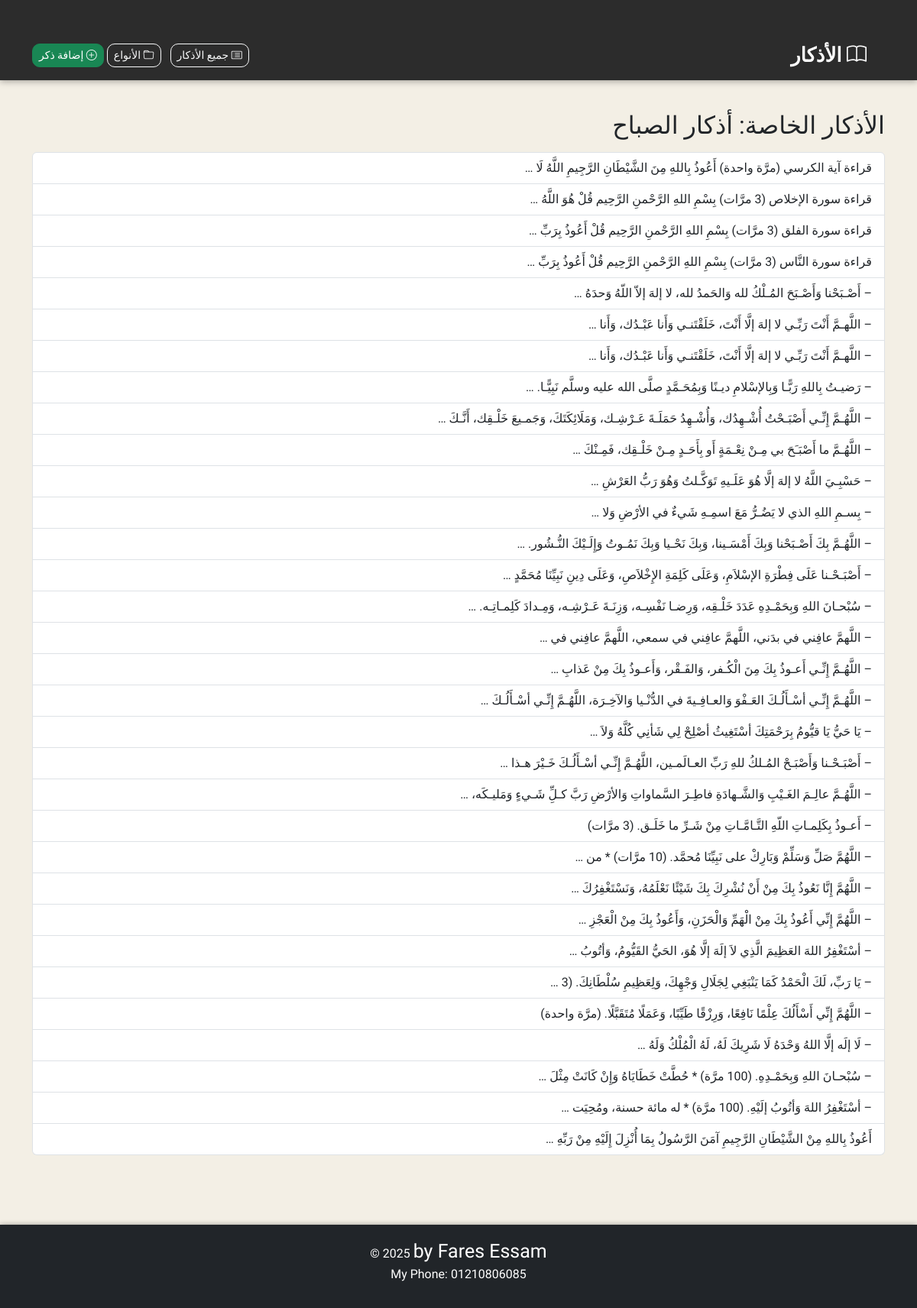
Page /category/1/ on the committed database.
### azkar/models.py (models this page shows, shortened)
class Category(models.Model):
    name = models.CharField(max_length=50)

class Dhikr(models.Model):
    text = models.TextField()
    category = models.ForeignKey(Category, on_delete=models.CASCADE)

### azkar/views.py (the view)
# urls.py: path('category/<int:cat_id>/', dhikr_by_category, name='dhikr_by_category'),
def dhikr_by_category(request, cat_id):
    category = get_object_or_404(Category, id=cat_id)
    dhikr_list = Dhikr.objects.filter(category=category)
    return render(request, "dhikr_by_category.html",
                    {"category": category, "dhikr": dhikr_list})

### azkar/templates/dhikr_by_category.html
{% extends "base.html" %} {% block content %}
<h2 class="mb-3">الأذكار الخاصة: {{ category.name }}</h2>
<div class="list-group">
  {% for item in dhikr %}
  <a
    href="{% url 'dhikr_detail' item.id %}"
    class="list-group-item list-group-item-action"
  >
    {{ item.text|truncatewords:12 }}
  </a>
  {% endfor %}
</div>
{% endblock %}

### azkar/templates/base.html (shortened to what this page needs)
<!DOCTYPE html>
<html lang="ar" dir="rtl">
  <head>
    <link
      href="https://cdn.jsdelivr.net/npm/bootstrap@5.3.3/dist/css/bootstrap.min.css"
      rel="stylesheet"
    />
    <link
      href="https://cdn.jsdelivr.net/npm/bootstrap-icons@1.11.3/font/bootstrap-icons.css"
      rel="stylesheet"
    />
  </head>
  <body>
    <nav class="navbar navbar-expand-lg navbar-dark mb-4">
      <div class="container">
        <span class="navbar-brand">
          <i class="bi bi-book me-2"></i> الأذكار
        </span>
        <div>
          <a class="btn btn-outline-light btn-sm me-2" href="/all_dhikr">
            <i class="bi bi-card-list"></i>
            جميع الأذكار
          </a>
          <a class="btn btn-outline-light btn-sm me-2" href="/">
            <i class="bi bi-folder"></i>
            الأنواع
          </a>
          <a class="btn btn-success btn-sm" href="/add/">
            <i class="bi bi-plus-circle"></i>
            إضافة ذكر
          </a>
        </div>
      </div>
    </nav>
    <div class="container">{% block content %} {% endblock %}</div>
    <footer class="bg-dark text-white text-center py-3 fixed-bottom">
      <p>
        &copy; 2025 <span>by Fares Essam</span>
        <br />
      </p>
    </footer>
    <footer class="bg-dark text-white text-center py-3 fixed-bottom">
      <p>
        &copy; 2025 <span>by Fares Essam</span>
        <br />
        My Phone: 01210806085
      </p>
    </footer>
  </body>
</html>

### azkar/templates/base.html (style rules this page uses)
body { background-color: #f3efe5; font-family: "Amiri", serif; }
.navbar { background-color: #2c2c2c !important; box-shadow: 0 2px 8px rgba(0, 0, 0, 0.3); }
.navbar-brand { font-size: 26px; font-weight: bold; }
.btn { border-radius: 10px; }
.container { margin-top: 40px; }
footer { direction: ltr !important; box-shadow: 0 2px 8px rgba(0, 0, 0, 0.3); }
footer span { font-size: 25px; }

### rows in the picture
Category: name "أذكار الصباح"
Dhikr: text "قراءة آية الكرسي (مرَّة واحدة) أَعُوذُ بِاللهِ مِنَ الشَّيْطَانِ الرَّجِيمِ اللَّهُ لَا …"
Dhikr: text "قراءة سورة الإخلاص (3 مرَّات) بِسْمِ اللهِ الرَّحْمنِ الرَّحِيم قُلْ هُوَ اللَّهُ …"
Dhikr: text "قراءة سورة الفلق (3 مرَّات) بِسْمِ اللهِ الرَّحْمنِ الرَّحِيم قُلْ أَعُوذُ بِرَبِّ …"
Dhikr: text "قراءة سورة النَّاس (3 مرَّات) بِسْمِ اللهِ الرَّحْمنِ الرَّحِيم قُلْ أَعُوذُ بِرَبِّ …"
Dhikr: text "– أَصْـبَحْنا وَأَصْـبَحَ المُـلْكُ لله وَالحَمدُ لله، لا إلهَ إلاّ اللّهُ وَحدَهُ …"
Dhikr: text "– اللَّهـمَّ أَنْتَ رَبِّـي لا إلهَ إلَّا أَنْتَ، خَلَقْتَنـي وَأَنا عَبْـدُك، وَأَنا …"
Dhikr: text "– اللَّهـمَّ أَنْتَ رَبِّـي لا إلهَ إلَّا أَنْتَ، خَلَقْتَنـي وَأَنا عَبْـدُك، وَأَنا …"
Dhikr: text "– رَضيـتُ بِاللهِ رَبًّـا وَبِالإسْلامِ ديـنًا وَبِمُحَـمَّدٍ صلَّى الله عليه وسلَّم نَبِيًّـا. …"
Dhikr: text "– اللَّهُـمَّ إِنِّـي أَصْبَـحْتُ أُشْـهِدُك، وَأُشْـهِدُ حَمَلَـةَ عَـرْشِـك، وَمَلَائِكَتَكَ، وَجَمـيعَ خَلْـقِك، أَنَّـكَ …"
Dhikr: text "– اللَّهُـمَّ ما أَصْبَـَحَ بي مِـنْ نِعْـمَةٍ أَو بِأَحَـدٍ مِـنْ خَلْـقِك، فَمِـنْكَ …"
Dhikr: text "– حَسْبِـيَ اللَّهُ لا إلهَ إلَّا هُوَ عَلَـيهِ تَوَكَّـلتُ وَهُوَ رَبُّ العَرْشِ …"
Dhikr: text "– بِسـمِ اللهِ الذي لا يَضُـرُّ مَعَ اسمِـهِ شَيءٌ في الأرْضِ وَلا …"
Dhikr: text "– اللَّهُـمَّ بِكَ أَصْـبَحْنا وَبِكَ أَمْسَـينا، وَبِكَ نَحْـيا وَبِكَ نَمُـوتُ وَإِلَـيْكَ النُّـشُور. …"
Dhikr: text "– أَصْبَـحْـنا عَلَى فِطْرَةِ الإسْلاَمِ، وَعَلَى كَلِمَةِ الإِخْلاَصِ، وَعَلَى دِينِ نَبِيِّنَا مُحَمَّدٍ …"
Dhikr: text "– سُبْحـانَ اللهِ وَبِحَمْـدِهِ عَدَدَ خَلْـقِه، وَرِضـا نَفْسِـه، وَزِنَـةَ عَـرْشِـه، وَمِـدادَ كَلِمـاتِـه. …"
Dhikr: text "– اللَّهمَّ عافِني في بدَني، اللَّهمَّ عافِني في سمعي، اللَّهمَّ عافِني في …"
Dhikr: text "– اللَّهُـمَّ إِنِّـي أَعـوذُ بِكَ مِنَ الْكُـفر، وَالفَـقْر، وَأَعـوذُ بِكَ مِنْ عَذابِ …"
Dhikr: text "– اللَّهُـمَّ إِنِّـي أسْـأَلُـكَ العَـفْوَ وَالعـافِـيةَ في الدُّنْـيا وَالآخِـرَة، اللَّهُـمَّ إِنِّـي أسْـأَلُـكَ …"
Dhikr: text "– يَا حَيُّ يَا قيُّومُ بِرَحْمَتِكَ أسْتَغِيثُ أصْلِحْ لِي شَأنِي كُلَّهُ وَلاَ …"
Dhikr: text "– أَصْبَـحْـنا وَأَصْبَـحْ المُـلكُ للهِ رَبِّ العـالَمـين، اللَّهُـمَّ إِنِّـي أسْـأَلُـكَ خَـيْرَ هـذا …"
Dhikr: text "– اللَّهُـمَّ عالِـمَ الغَـيْبِ وَالشَّـهادَةِ فاطِـرَ السَّماواتِ وَالأرْضِ رَبَّ كـلِِّ شَـيءٍ وَمَليـكَه، …"
Dhikr: text "– أَعـوذُ بِكَلِمـاتِ اللّهِ التَّـامَّـاتِ مِنْ شَـرِّ ما خَلَـق. (3 مرَّات)"
Dhikr: text "– اللَّهُمَّ صَلِّ وَسَلِّمْ وَبَارِكْ على نَبِيِّنَا مُحمَّد. (10 مرَّات) * من …"
Dhikr: text "– اللَّهُمَّ إِنَّا نَعُوذُ بِكَ مِنْ أَنْ نُشْرِكَ بِكَ شَيْئًا نَعْلَمُهُ، وَنَسْتَغْفِرُكَ …"
Dhikr: text "– اللَّهُمَّ إِنِّي أَعُوذُ بِكَ مِنْ الْهَمِّ وَالْحَزَنِ، وَأَعُوذُ بِكَ مِنْ الْعَجْزِ …"
Dhikr: text "– أسْتَغْفِرُ اللهَ العَظِيمَ الَّذِي لاَ إلَهَ إلَّا هُوَ، الحَيُّ القَيُّومُ، وَأتُوبُ …"
Dhikr: text "– يَا رَبِّ، لَكَ الْحَمْدُ كَمَا يَنْبَغِي لِجَلَالِ وَجْهِكَ، وَلِعَظِيمِ سُلْطَانِكَ. (3 …"
Dhikr: text "– اللَّهُمَّ إِنِّي أَسْأَلُكَ عِلْمًا نَافِعًا، وَرِزْقًا طَيِّبًا، وَعَمَلًا مُتَقَبَّلًا. (مرَّة واحدة)"
Dhikr: text "– لَا إلَه إلَّا اللهُ وَحْدَهُ لَا شَرِيكَ لَهُ، لَهُ الْمُلْكُ وَلَهُ …"
Dhikr: text "– سُبْحـانَ اللهِ وَبِحَمْـدِهِ. (100 مرَّة) * حُطَّتْ خَطَايَاهُ وَإِنْ كَانَتْ مِثْلَ …"
Dhikr: text "– أسْتَغْفِرُ اللهَ وَأتُوبُ إلَيْهِ. (100 مرَّة) * له مائة حسنة، ومُحِيَت …"
Dhikr: text "أَعُوذُ بِاللهِ مِنْ الشَّيْطَانِ الرَّجِيمِ آمَنَ الرَّسُولُ بِمَا أُنْزِلَ إِلَيْهِ مِنْ رَبِّهِ …"
